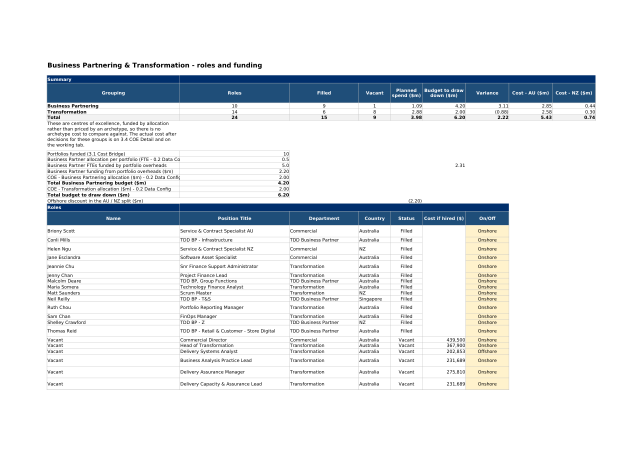
#> input picture scripts/v10/shots/1_11_BP_T.png, 1287 x 910 px (shown at 1/2 size); its folder holds 4 pictures in this run
$ python sheet.py
#> lines starting #> are read from the running program, lines starting #| are printed output that depends on the picture
"""Tile a family's tab renders into one contact sheet.

Side by side, a family that was built by one script looks like one thing. This file's
families do not, and a contact sheet is the fastest way to see that.
"""
import os
import re
import sys

from PIL import Image, ImageDraw, ImageFont

SP = os.path.dirname(os.path.abspath(__file__))
SHOTS = os.path.join(SP, "shots")
ORDER = {"1": ["1.1 Ampol Retail", "1.2 Customer", "1.3 Enterprise Data",
               "1.4 TDD Group Functions", "1.5 P&C", "1.6 Finance", "1.7 Infrastructure",
               "1.8 Energy Solutions & B2B", "1.9 Commercial Fuels", "1.10 Z Retail",
               "1.11 BP&T", "1.12 SA&D", "1.13 Cyber Roles"],
         "2": ["2.1 Ampol Retail", "2.2 Customer", "2.3 Enterprise Data",
               "2.4 TDD Group Functions", "2.5 P&C", "2.6 Finance", "2.7 Infrastructure",
               "2.8 Energy Solutions & B2B", "2.9 Commercial Fuels", "2.10 Z Retail",
               "2.11 COE Cyber", "2.12 COE BP&T", "2.13 COE SA&D", "2.14 EGI"],
         "3": ["3.1 Cost Bridge", "3.2 Overhead & Leadership", "3.3 Squad Detail",
               "3.4 COE Detail"]}


def stem(n):
    return re.sub(r"[^A-Za-z0-9]+", "_", n).strip("_")


def trim(im, pad=12):
    """Crop the white margin LibreOffice leaves around the printed area."""
#> called with pad = 12
    g = im.convert("L")
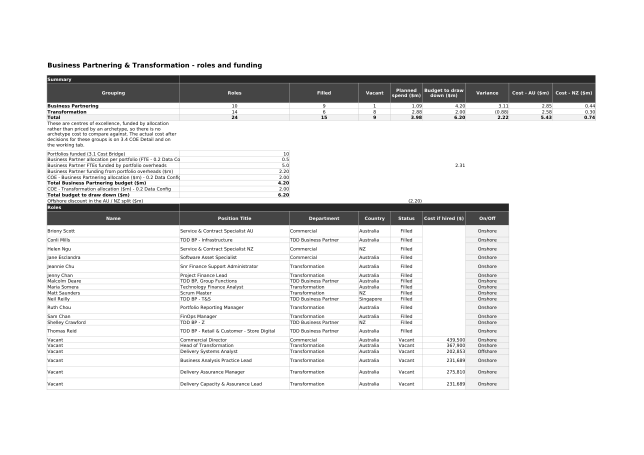
#> g: PIL image 1287x910 L (shown at 1/2 size); min 0, max 255, mean 232.8
    bg = Image.new("L", im.size, 255)
#> bg: PIL image 1287x910 L; every value is 255
    from PIL import ImageChops
    bbox = ImageChops.difference(g, bg).getbbox()
#> bbox = (93, 125, 1192, 780)
    if not bbox:
        return im
    l, t, r, b = bbox
#> l = 93; t = 125; r = 1192; b = 780
    return im.crop((max(0, l - pad), max(0, t - pad),
                    min(im.width, r + pad), min(im.height, b + pad)))
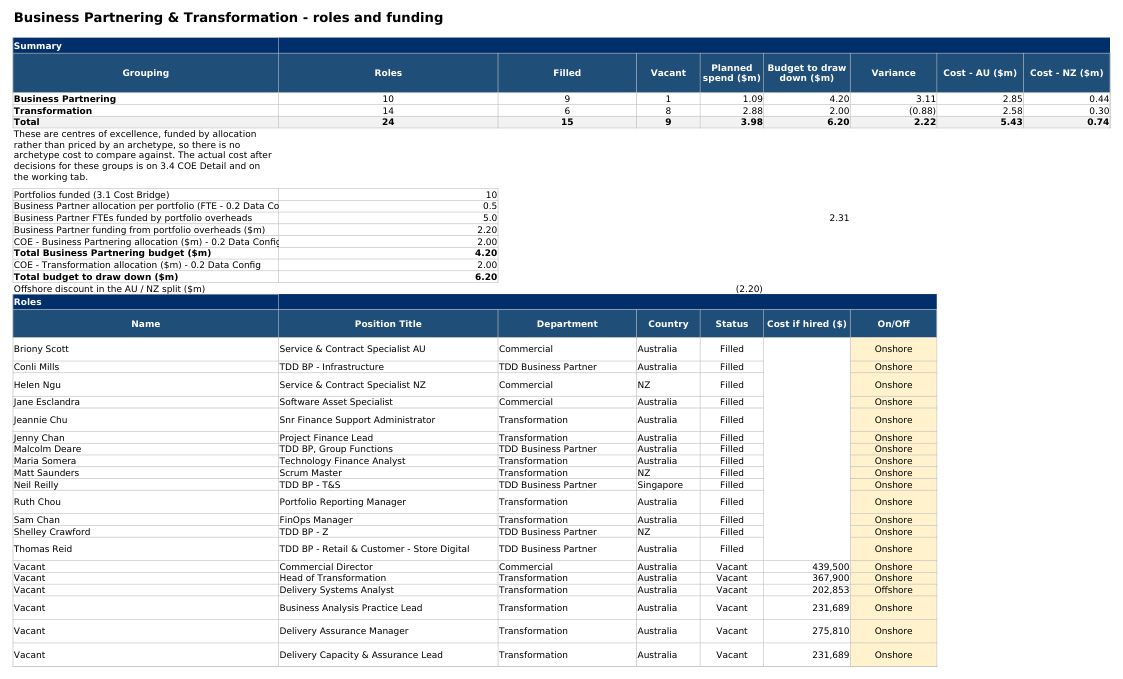
#> returned value: PIL image 1123x679 RGB; mean R, G, B 216.5, 221.9, 226.7


def build(fam, cols=3, cell_w=900):
    names = [n for n in ORDER[fam]
             if os.path.exists(os.path.join(SHOTS, stem(n) + ".png"))]
    tiles = []
    for n in names:
        im = trim(Image.open(os.path.join(SHOTS, stem(n) + ".png")).convert("RGB"))
        h = max(1, int(im.height * cell_w / im.width))
#> h = 544
        tiles.append((n, im.resize((cell_w, h), Image.LANCZOS)))
    if not tiles:
        return None
    cell_h = max(t.height for _, t in tiles)
    cell_h = min(cell_h, 1100)
    lab = 34
    rows = (len(tiles) + cols - 1) // cols
    W = cols * (cell_w + 16) + 16
    H = rows * (cell_h + lab + 16) + 16
    out = Image.new("RGB", (W, H), "#ffffff")
#> out: PIL image 2764x614 RGB; every value is 255
    d = ImageDraw.Draw(out)
    try:
        font = ImageFont.truetype(
            "/usr/share/fonts/truetype/dejavu/DejaVuSans-Bold.ttf", 22)
    except OSError:
        font = ImageFont.load_default()
    for i, (n, t) in enumerate(tiles):
        r, c = divmod(i, cols)
        x = 16 + c * (cell_w + 16)
        y = 16 + r * (cell_h + lab + 16)
        d.text((x, y + 4), n, fill="#000000", font=font)
        box = t.crop((0, 0, cell_w, min(t.height, cell_h)))
        out.paste(box, (x, y + lab))
        d.rectangle([x, y + lab, x + cell_w, y + lab + box.height],
                    outline="#c0c0c0", width=1)
#> this loop made 2 passes
#> pass 1, in build, `box = t.crop((0, 0, cell_w, min(t.height, cell_h)))`:
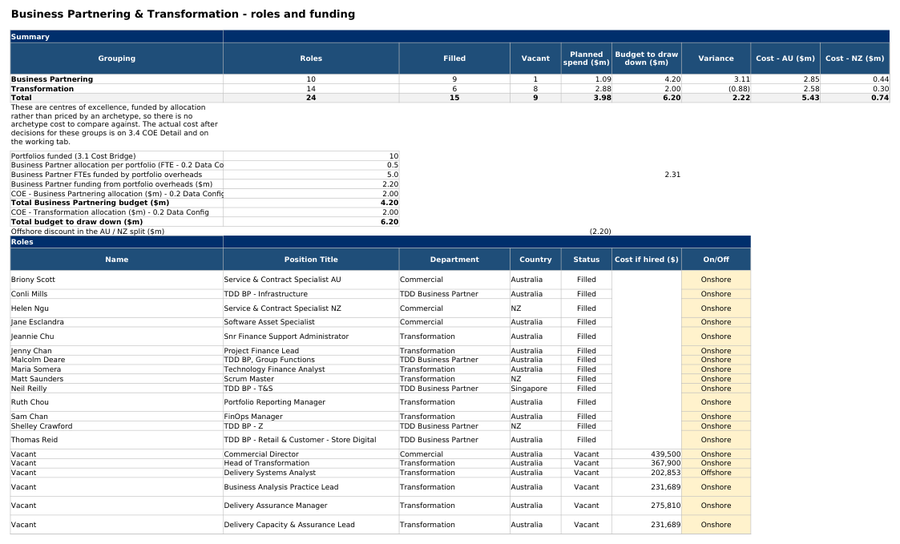
#> box: PIL image 900x544 RGB; mean R, G, B 215.9, 221.3, 226.1
#> pass 2, in build, `box = t.crop((0, 0, cell_w, min(t.height, cell_h)))`:
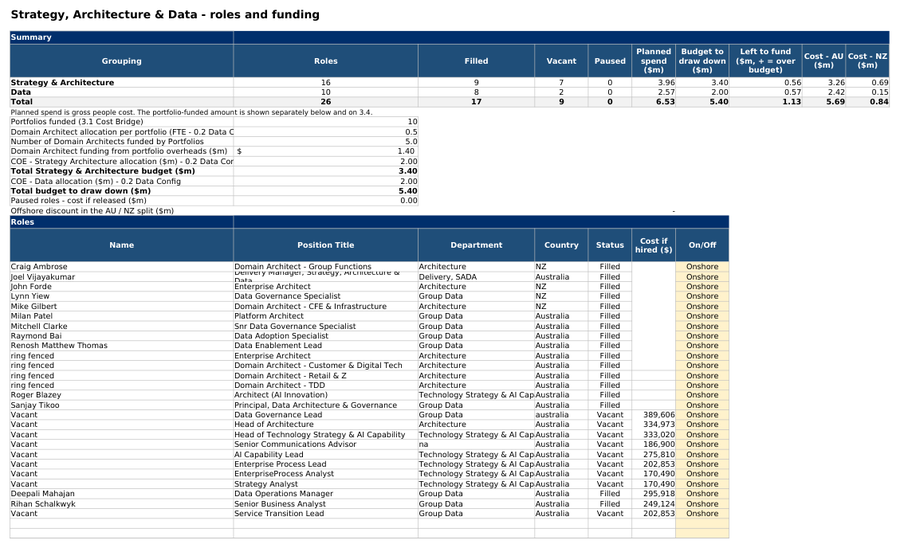
#> box: PIL image 900x548 RGB; mean R, G, B 209.3, 215.6, 221.5
#> after the loop:
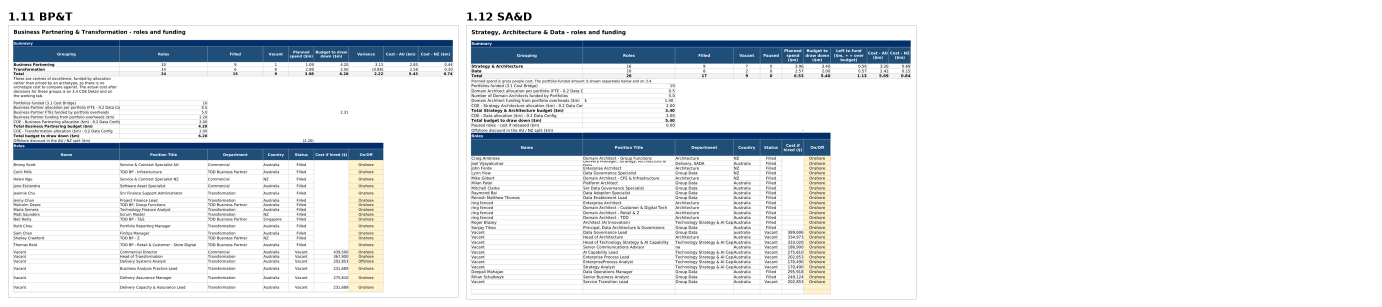
#> out: PIL image 2764x614 RGB (shown at 1/2 size); mean R, G, B 230, 233.4, 236.5
    p = os.path.join(SHOTS, f"contact_{fam}x.png")
    out.save(p)
    return p, len(tiles)


if __name__ == "__main__":
    for fam in (sys.argv[1:] or ["1", "2", "3"]):
        r = build(fam)
        print(f"  {fam}.x -> {r[0]} ({r[1]} tabs)" if r else f"  {fam}.x: nothing to tile")
